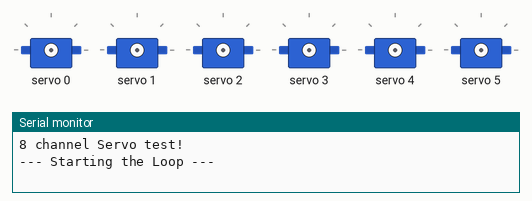
A sketch run on a simulated Arduino Uno, built with avr-gcc and run on an emulated ATmega328P. Shown: 6 × servo, the last lines printed to the serial monitor.

Above: at 0.1 s.
At 5.14 s:
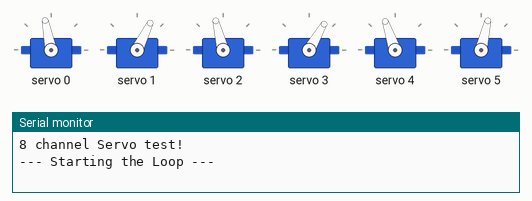
At 10.43 s:
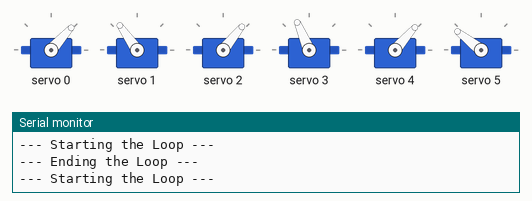
At 14.5 s:
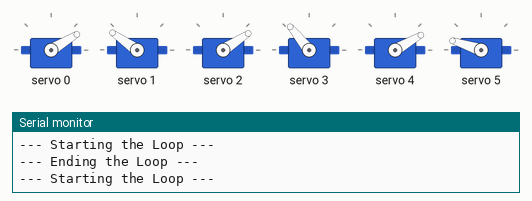
At 18.57 s:
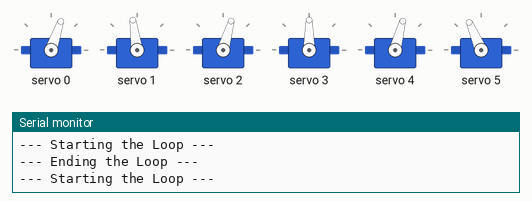
At 36.1 s:
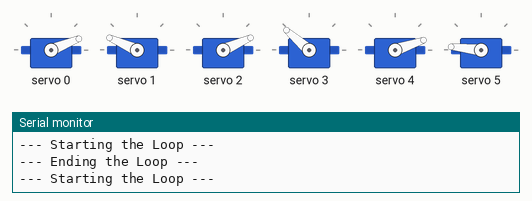
Timing chart, 0 to 40.0 s (numbered marks = the images above):
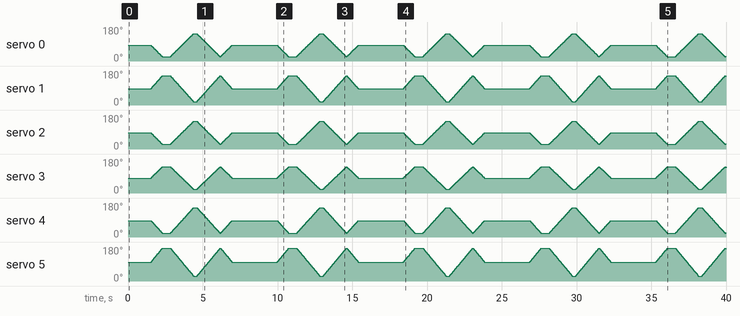

The sketch:

SixServoSweep.ino
```cpp
#include <Wire.h>
#include <Adafruit_PWMServoDriver.h>

// called this way, it uses the default address 0x40
Adafruit_PWMServoDriver pwm = Adafruit_PWMServoDriver();
// you can also call it with a different address you want
//Adafruit_PWMServoDriver pwm = Adafruit_PWMServoDriver(0x41);
// you can also call it with a different address and I2C interface
//Adafruit_PWMServoDriver pwm = Adafruit_PWMServoDriver(&Wire, 0x40);

// Depending on your servo make, the pulse width min and max may vary, you
// want these to be as small/large as possible without hitting the hard stop
// for max range. You'll have to tweak them as necessary to match the servos you
// have!
// Right side (close to 0-deg)
#define MICH_SERVOMIN  170
#define MICH_SERVOMAX  520

#define MAX_SERVOMIN  155
#define MAX_SERVOMAX  550

#define JIMMY_SERVOMIN  175
#define JIMMY_SERVOMAX  525

#define BOBBY_SERVOMIN  165
#define BOBBY_SERVOMAX  505

#define RUPERT_SERVOMIN  160
#define RUPERT_SERVOMAX  550

#define LISA_SERVOMIN  175
#define LISA_SERVOMAX  600

typedef enum Servo {
  Lisa,
  Michelle,
  Max,
  Jimmy,
  Bobby,
  Rupert,
};

// Limits for the servo's test sweeps
int BOT_SWEEP = 10;
int TOP_SWEEP = 170;

uint8_t servoNum = 0;

void setup() {
  // put your setup code here, to run once:
  Serial.begin(9600);
  Serial.println("8 channel Servo test!");

  pwm.begin();
  pwm.setPWMFreq(60);  // Analog servos run at ~60 Hz updates

  delay(10);
}

void loop() {
  // put your main code here, to run repeatedly:
  Serial.println("--- Starting the Loop ---");

  delay(1500);
  for (int i = 90; i >= BOT_SWEEP; i--) {
    delay(5);

    uint16_t mich_pulselen = map(i, 0, 180, MICH_SERVOMIN, MICH_SERVOMAX);
    uint16_t max_pulselen = map(i, 180, 0, MAX_SERVOMIN, MAX_SERVOMAX);

    uint16_t jimmy_pulselen = map(i, 0, 180, JIMMY_SERVOMIN, JIMMY_SERVOMAX);
    uint16_t bobby_pulselen = map(i, 180, 0, BOBBY_SERVOMIN, BOBBY_SERVOMAX);

    uint16_t lisa_pulselen = map(i, 180, 0, LISA_SERVOMIN, LISA_SERVOMAX);
    uint16_t rupert_pulselen = map(i, 0, 180, RUPERT_SERVOMIN, RUPERT_SERVOMAX);

    pwm.setPWM(0, 0, mich_pulselen);
    pwm.setPWM(1, 0, max_pulselen);

    pwm.setPWM(2, 0, jimmy_pulselen);
    pwm.setPWM(3, 0, bobby_pulselen);

    pwm.setPWM(4, 0, rupert_pulselen);
    pwm.setPWM(5, 0, lisa_pulselen);
  }

  delay(500);
  for (int i = BOT_SWEEP; i <= TOP_SWEEP; i++) {
    delay(5);

    uint16_t mich_pulselen = map(i, 0, 180, MICH_SERVOMIN, MICH_SERVOMAX);
    uint16_t max_pulselen = map(i, 180, 0, MAX_SERVOMIN, MAX_SERVOMAX);

    uint16_t jimmy_pulselen = map(i, 0, 180, JIMMY_SERVOMIN, JIMMY_SERVOMAX);
    uint16_t bobby_pulselen = map(i, 180, 0, BOBBY_SERVOMIN, BOBBY_SERVOMAX);

    uint16_t lisa_pulselen = map(i, 180, 0, LISA_SERVOMIN, LISA_SERVOMAX);
    uint16_t rupert_pulselen = map(i, 0, 180, RUPERT_SERVOMIN, RUPERT_SERVOMAX);

    pwm.setPWM(0, 0, mich_pulselen);
    pwm.setPWM(1, 0, max_pulselen);

    pwm.setPWM(2, 0, jimmy_pulselen);
    pwm.setPWM(3, 0, bobby_pulselen);

    pwm.setPWM(4, 0, rupert_pulselen);
    pwm.setPWM(5, 0, lisa_pulselen);
  }

  delay(200);
  for (int i = TOP_SWEEP; i >= BOT_SWEEP; i--) {
    delay(5);

    uint16_t mich_pulselen = map(i, 0, 180, MICH_SERVOMIN, MICH_SERVOMAX);
    uint16_t max_pulselen = map(i, 180, 0, MAX_SERVOMIN, MAX_SERVOMAX);

    uint16_t jimmy_pulselen = map(i, 0, 180, JIMMY_SERVOMIN, JIMMY_SERVOMAX);
    uint16_t bobby_pulselen = map(i, 180, 0, BOBBY_SERVOMIN, BOBBY_SERVOMAX);

    uint16_t lisa_pulselen = map(i, 180, 0, LISA_SERVOMIN, LISA_SERVOMAX);
    uint16_t rupert_pulselen = map(i, 0, 180, RUPERT_SERVOMIN, RUPERT_SERVOMAX);

    pwm.setPWM(0, 0, mich_pulselen);
    pwm.setPWM(1, 0, max_pulselen);

    pwm.setPWM(2, 0, jimmy_pulselen);
    pwm.setPWM(3, 0, bobby_pulselen);

    pwm.setPWM(4, 0, rupert_pulselen);
    pwm.setPWM(5, 0, lisa_pulselen);
  }

  for (int i = BOT_SWEEP; i <= 90; i++) {
    delay(5);

    uint16_t mich_pulselen = map(i, 0, 180, MICH_SERVOMIN, MICH_SERVOMAX);
    uint16_t max_pulselen = map(i, 180, 0, MAX_SERVOMIN, MAX_SERVOMAX);

    uint16_t jimmy_pulselen = map(i, 0, 180, JIMMY_SERVOMIN, JIMMY_SERVOMAX);
    uint16_t bobby_pulselen = map(i, 180, 0, BOBBY_SERVOMIN, BOBBY_SERVOMAX);

    uint16_t lisa_pulselen = map(i, 180, 0, LISA_SERVOMIN, LISA_SERVOMAX);
    uint16_t rupert_pulselen = map(i, 0, 180, RUPERT_SERVOMIN, RUPERT_SERVOMAX);

    pwm.setPWM(0, 0, mich_pulselen);
    pwm.setPWM(1, 0, max_pulselen);

    pwm.setPWM(2, 0, jimmy_pulselen);
    pwm.setPWM(3, 0, bobby_pulselen);

    pwm.setPWM(4, 0, rupert_pulselen);
    pwm.setPWM(5, 0, lisa_pulselen);
  }

  Serial.println("--- Ending the Loop ---");
  delay(1500);
}
```
